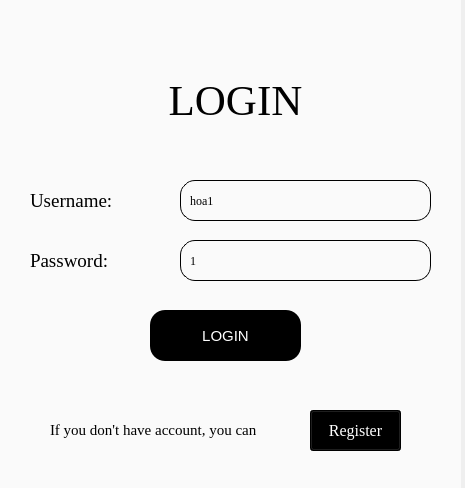
<?xml version="1.0" encoding="UTF-8"?>
<ui version="4.0">
 <class>Log</class>
 <widget class="QWidget" name="Log">
  <property name="geometry">
   <rect>
    <x>0</x>
    <y>0</y>
    <width>465</width>
    <height>488</height>
   </rect>
  </property>
  <property name="windowTitle">
   <string>Log</string>
  </property>
  <widget class="QWidget" name="loginWidget" native="true">
   <property name="geometry">
    <rect>
     <x>0</x>
     <y>0</y>
     <width>461</width>
     <height>491</height>
    </rect>
   </property>
   <property name="font">
    <font>
     <family>Times New Roman</family>
    </font>
   </property>
   <property name="styleSheet">
    <string notr="true">background-color: rgb(250,250,250)</string>
   </property>
   <widget class="QLabel" name="loginTitle">
    <property name="geometry">
     <rect>
      <x>10</x>
      <y>80</y>
      <width>451</width>
      <height>41</height>
     </rect>
    </property>
    <property name="font">
     <font>
      <family>Times New Roman</family>
      <pointsize>32</pointsize>
      <strikeout>false</strikeout>
     </font>
    </property>
    <property name="styleSheet">
     <string notr="true"/>
    </property>
    <property name="text">
     <string>LOGIN</string>
    </property>
    <property name="alignment">
     <set>Qt::AlignCenter</set>
    </property>
   </widget>
   <widget class="QPushButton" name="btnLogin">
    <property name="geometry">
     <rect>
      <x>150</x>
      <y>310</y>
      <width>151</width>
      <height>51</height>
     </rect>
    </property>
    <property name="font">
     <font>
      <pointsize>11</pointsize>
      <weight>50</weight>
      <bold>false</bold>
     </font>
    </property>
    <property name="styleSheet">
     <string notr="true">border-radius: 15px;
background-color: rgb(0, 0, 0);
color: rgb(255, 255, 255);</string>
    </property>
    <property name="text">
     <string>LOGIN</string>
    </property>
   </widget>
   <widget class="QLabel" name="changeRegisterLbl">
    <property name="enabled">
     <bool>true</bool>
    </property>
    <property name="geometry">
     <rect>
      <x>50</x>
      <y>420</y>
      <width>251</width>
      <height>20</height>
     </rect>
    </property>
    <property name="font">
     <font>
      <family>Times New Roman</family>
      <pointsize>11</pointsize>
     </font>
    </property>
    <property name="text">
     <string>If you don't have account, you can</string>
    </property>
   </widget>
   <widget class="QPushButton" name="btnRegisterWidget">
    <property name="geometry">
     <rect>
      <x>310</x>
      <y>410</y>
      <width>91</width>
      <height>41</height>
     </rect>
    </property>
    <property name="font">
     <font>
      <family>Times New Roman</family>
      <pointsize>12</pointsize>
      <weight>50</weight>
      <bold>false</bold>
     </font>
    </property>
    <property name="styleSheet">
     <string notr="true">color: rgb(255, 255, 255);
background-color: rgb(0, 0, 0);</string>
    </property>
    <property name="text">
     <string>Register</string>
    </property>
   </widget>
   <widget class="QLabel" name="usernameLabel1_5">
    <property name="geometry">
     <rect>
      <x>30</x>
      <y>240</y>
      <width>131</width>
      <height>41</height>
     </rect>
    </property>
    <property name="font">
     <font>
      <family>Times New Roman</family>
      <pointsize>14</pointsize>
     </font>
    </property>
    <property name="styleSheet">
     <string notr="true"/>
    </property>
    <property name="text">
     <string>Password:</string>
    </property>
    <property name="alignment">
     <set>Qt::AlignLeading|Qt::AlignLeft|Qt::AlignVCenter</set>
    </property>
   </widget>
   <widget class="QLineEdit" name="txtPasswordLogin">
    <property name="geometry">
     <rect>
      <x>180</x>
      <y>240</y>
      <width>251</width>
      <height>41</height>
     </rect>
    </property>
    <property name="styleSheet">
     <string notr="true">border-radius: 15px; padding: 7px; border: 1px solid</string>
    </property>
    <property name="text">
     <string>1</string>
    </property>
   </widget>
   <widget class="QLabel" name="usernameLabel1_4">
    <property name="geometry">
     <rect>
      <x>30</x>
      <y>180</y>
      <width>131</width>
      <height>41</height>
     </rect>
    </property>
    <property name="font">
     <font>
      <family>Times New Roman</family>
      <pointsize>14</pointsize>
     </font>
    </property>
    <property name="styleSheet">
     <string notr="true"/>
    </property>
    <property name="text">
     <string>Username:</string>
    </property>
    <property name="textFormat">
     <enum>Qt::AutoText</enum>
    </property>
    <property name="alignment">
     <set>Qt::AlignLeading|Qt::AlignLeft|Qt::AlignVCenter</set>
    </property>
   </widget>
   <widget class="QLineEdit" name="txtUserLogin">
    <property name="geometry">
     <rect>
      <x>180</x>
      <y>180</y>
      <width>251</width>
      <height>41</height>
     </rect>
    </property>
    <property name="styleSheet">
     <string notr="true">border-radius: 15px; padding: 7px; border: 1px solid</string>
    </property>
    <property name="text">
     <string>hoa1</string>
    </property>
   </widget>
  </widget>
  <widget class="QWidget" name="registerWidget" native="true">
   <property name="enabled">
    <bool>true</bool>
   </property>
   <property name="geometry">
    <rect>
     <x>0</x>
     <y>0</y>
     <width>461</width>
     <height>491</height>
    </rect>
   </property>
   <property name="styleSheet">
    <string notr="true">background-color: rgb(250,250,250)</string>
   </property>
   <widget class="QLabel" name="titleRegister">
    <property name="geometry">
     <rect>
      <x>0</x>
      <y>20</y>
      <width>451</width>
      <height>41</height>
     </rect>
    </property>
    <property name="font">
     <font>
      <family>Times New Roman</family>
      <pointsize>32</pointsize>
      <strikeout>false</strikeout>
      <stylestrategy>PreferDefault</stylestrategy>
     </font>
    </property>
    <property name="styleSheet">
     <string notr="true"/>
    </property>
    <property name="text">
     <string>REGISTER</string>
    </property>
    <property name="alignment">
     <set>Qt::AlignCenter</set>
    </property>
   </widget>
   <widget class="QLineEdit" name="txtUsernameRegister">
    <property name="geometry">
     <rect>
      <x>180</x>
      <y>140</y>
      <width>251</width>
      <height>41</height>
     </rect>
    </property>
    <property name="styleSheet">
     <string notr="true">border-radius: 15px; padding: 7px; border: 1px solid</string>
    </property>
    <property name="text">
     <string/>
    </property>
   </widget>
   <widget class="QLabel" name="lbUsername">
    <property name="geometry">
     <rect>
      <x>20</x>
      <y>140</y>
      <width>131</width>
      <height>41</height>
     </rect>
    </property>
    <property name="font">
     <font>
      <family>Times New Roman</family>
      <pointsize>14</pointsize>
     </font>
    </property>
    <property name="styleSheet">
     <string notr="true"/>
    </property>
    <property name="text">
     <string>Username:</string>
    </property>
    <property name="textFormat">
     <enum>Qt::AutoText</enum>
    </property>
    <property name="alignment">
     <set>Qt::AlignLeading|Qt::AlignLeft|Qt::AlignVCenter</set>
    </property>
   </widget>
   <widget class="QPushButton" name="btnRegister">
    <property name="geometry">
     <rect>
      <x>140</x>
      <y>360</y>
      <width>161</width>
      <height>51</height>
     </rect>
    </property>
    <property name="font">
     <font>
      <family>Times New Roman</family>
      <pointsize>12</pointsize>
      <weight>50</weight>
      <bold>false</bold>
     </font>
    </property>
    <property name="styleSheet">
     <string notr="true">border-radius: 15px; 
background-color: rgb(0, 0, 0);
color: rgb(255, 255, 255);</string>
    </property>
    <property name="text">
     <string>REGISTER</string>
    </property>
   </widget>
   <widget class="QLabel" name="lbChangeWidget">
    <property name="enabled">
     <bool>true</bool>
    </property>
    <property name="geometry">
     <rect>
      <x>70</x>
      <y>440</y>
      <width>191</width>
      <height>21</height>
     </rect>
    </property>
    <property name="font">
     <font>
      <family>Times New Roman</family>
      <pointsize>10</pointsize>
     </font>
    </property>
    <property name="text">
     <string>If you have account, you can</string>
    </property>
   </widget>
   <widget class="QPushButton" name="btnLoginWidget">
    <property name="geometry">
     <rect>
      <x>270</x>
      <y>440</y>
      <width>101</width>
      <height>21</height>
     </rect>
    </property>
    <property name="font">
     <font>
      <family>Times New Roman</family>
      <pointsize>8</pointsize>
      <weight>50</weight>
      <bold>false</bold>
     </font>
    </property>
    <property name="styleSheet">
     <string notr="true">background-color: rgb(0, 0, 0);
color: rgb(255, 255, 255);</string>
    </property>
    <property name="text">
     <string>LOGIN</string>
    </property>
   </widget>
   <widget class="QLineEdit" name="txtPasswordRegister">
    <property name="geometry">
     <rect>
      <x>180</x>
      <y>190</y>
      <width>251</width>
      <height>41</height>
     </rect>
    </property>
    <property name="styleSheet">
     <string notr="true">border-radius: 15px; padding: 7px; border: 1px solid</string>
    </property>
    <property name="text">
     <string/>
    </property>
   </widget>
   <widget class="QLabel" name="lbPassword">
    <property name="geometry">
     <rect>
      <x>20</x>
      <y>190</y>
      <width>131</width>
      <height>41</height>
     </rect>
    </property>
    <property name="font">
     <font>
      <family>Times New Roman</family>
      <pointsize>14</pointsize>
     </font>
    </property>
    <property name="styleSheet">
     <string notr="true"/>
    </property>
    <property name="text">
     <string>Password:</string>
    </property>
    <property name="alignment">
     <set>Qt::AlignLeading|Qt::AlignLeft|Qt::AlignVCenter</set>
    </property>
   </widget>
   <widget class="QLineEdit" name="txtRePasswordRegister">
    <property name="geometry">
     <rect>
      <x>180</x>
      <y>240</y>
      <width>251</width>
      <height>41</height>
     </rect>
    </property>
    <property name="styleSheet">
     <string notr="true">border-radius: 15px; padding: 7px; border: 1px solid</string>
    </property>
    <property name="text">
     <string/>
    </property>
   </widget>
   <widget class="QLabel" name="lbRePassword">
    <property name="geometry">
     <rect>
      <x>20</x>
      <y>240</y>
      <width>131</width>
      <height>41</height>
     </rect>
    </property>
    <property name="font">
     <font>
      <family>Times New Roman</family>
      <pointsize>14</pointsize>
     </font>
    </property>
    <property name="styleSheet">
     <string notr="true"/>
    </property>
    <property name="text">
     <string>Re-Password:</string>
    </property>
    <property name="alignment">
     <set>Qt::AlignLeading|Qt::AlignLeft|Qt::AlignVCenter</set>
    </property>
   </widget>
   <widget class="QLabel" name="lbName">
    <property name="geometry">
     <rect>
      <x>20</x>
      <y>90</y>
      <width>131</width>
      <height>41</height>
     </rect>
    </property>
    <property name="font">
     <font>
      <family>Times New Roman</family>
      <pointsize>14</pointsize>
     </font>
    </property>
    <property name="styleSheet">
     <string notr="true"/>
    </property>
    <property name="text">
     <string>Name:</string>
    </property>
    <property name="textFormat">
     <enum>Qt::AutoText</enum>
    </property>
    <property name="alignment">
     <set>Qt::AlignLeading|Qt::AlignLeft|Qt::AlignVCenter</set>
    </property>
   </widget>
   <widget class="QLineEdit" name="txtName">
    <property name="geometry">
     <rect>
      <x>180</x>
      <y>90</y>
      <width>251</width>
      <height>41</height>
     </rect>
    </property>
    <property name="styleSheet">
     <string notr="true">border-radius: 15px; padding: 7px; border: 1px solid</string>
    </property>
    <property name="text">
     <string/>
    </property>
   </widget>
   <widget class="QLineEdit" name="txtPhone">
    <property name="geometry">
     <rect>
      <x>180</x>
      <y>290</y>
      <width>251</width>
      <height>41</height>
     </rect>
    </property>
    <property name="styleSheet">
     <string notr="true">border-radius: 15px; padding: 7px; border: 1px solid</string>
    </property>
    <property name="text">
     <string/>
    </property>
   </widget>
   <widget class="QLabel" name="lbPhone">
    <property name="geometry">
     <rect>
      <x>20</x>
      <y>290</y>
      <width>151</width>
      <height>41</height>
     </rect>
    </property>
    <property name="font">
     <font>
      <family>Times New Roman</family>
      <pointsize>14</pointsize>
     </font>
    </property>
    <property name="styleSheet">
     <string notr="true"/>
    </property>
    <property name="text">
     <string>Phone Number:</string>
    </property>
    <property name="alignment">
     <set>Qt::AlignLeading|Qt::AlignLeft|Qt::AlignVCenter</set>
    </property>
   </widget>
  </widget>
  <zorder>registerWidget</zorder>
  <zorder>loginWidget</zorder>
 </widget>
 <resources/>
 <connections/>
</ui>
